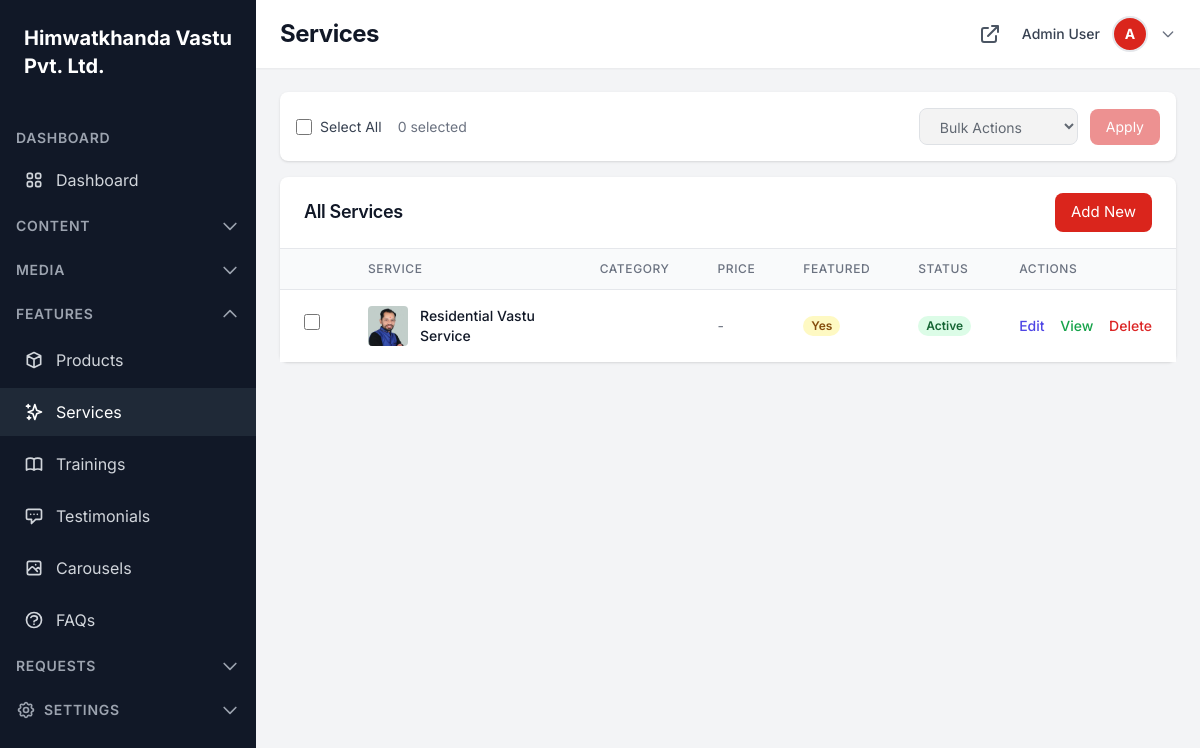
The app's page /dashboard/services/ (signed in), older data.
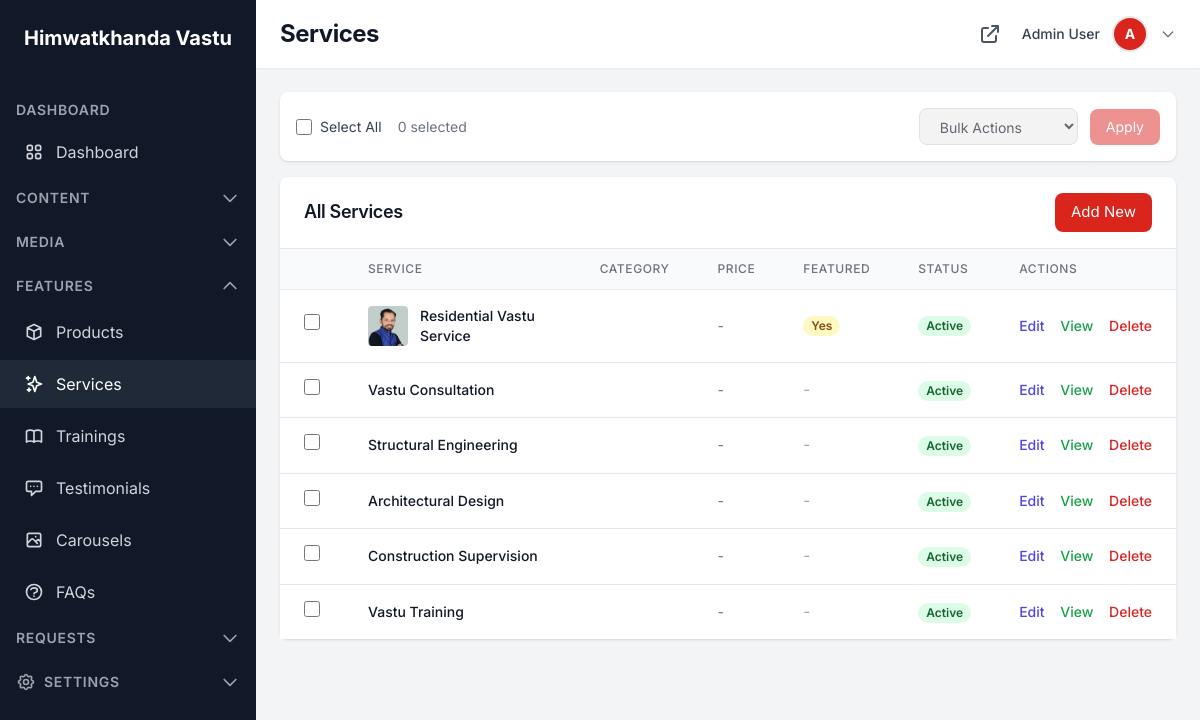
The same page, newer data.
### dashboard/models.py (models this page shows, shortened)
class CompanyInfo(models.Model):
    company_name = models.CharField(max_length=255, default='Himwatkhanda Vastu Pvt. Ltd.')
    description = models.TextField(blank=True)
    logo = models.ImageField(upload_to='company/', null=True, blank=True)
    favicon = models.ImageField(upload_to='company/', null=True, blank=True)
    email = models.EmailField(blank=True)
    phone = models.CharField(max_length=50, blank=True)
    address = models.TextField(blank=True)
    city = models.CharField(max_length=100, blank=True)
    state = models.CharField(max_length=100, blank=True)
    postal_code = models.CharField(max_length=20, blank=True)
    country = models.CharField(max_length=100, default='Nepal')
    latitude = models.DecimalField(max_digits=10, decimal_places=8, null=True, blank=True)
    longitude = models.DecimalField(max_digits=11, decimal_places=8, null=True, blank=True)
    facebook = models.URLField(blank=True)
    twitter = models.URLField(blank=True)
    instagram = models.URLField(blank=True)
    linkedin = models.URLField(blank=True)
    youtube = models.URLField(blank=True)
    whatsapp = models.CharField(max_length=50, blank=True)
    anthem = models.FileField(upload_to='company/anthem/', null=True, blank=True, help_text="Company anthem MP3 file")
    updated_at = models.DateTimeField(auto_now=True)
    class Meta:
        verbose_name = 'Company Info'
        verbose_name_plural = 'Company Info'
    @classmethod
    def get_instance(cls):
        instance, created = cls.objects.get_or_create(pk=1)
        return instance

class TimestampModel(models.Model):
    created_at = models.DateTimeField(auto_now_add=True)
    updated_at = models.DateTimeField(auto_now=True)
    class Meta:
        abstract = True

class Service(TimestampModel):
    STATUS_CHOICES = [
        ('active', 'Active'),
        ('inactive', 'Inactive'),
    ]
    name = models.CharField(max_length=255)
    slug = models.SlugField(unique=True)
    description = models.TextField()
    excerpt = models.TextField(blank=True, help_text="Brief summary for listing pages")
    image = models.ImageField(upload_to='services/', null=True, blank=True)
    icon = models.CharField(max_length=100, blank=True, help_text="Font Awesome icon class (e.g., 'fas fa-home')")
    category = models.ForeignKey(Category, on_delete=models.SET_NULL, null=True, blank=True, related_name='services')
    price = models.DecimalField(max_digits=10, decimal_places=2, null=True, blank=True, help_text="Starting price or leave empty")
    featured = models.BooleanField(default=False)
    sort_order = models.IntegerField(default=0)
    status = models.CharField(max_length=20, choices=STATUS_CHOICES, default='active')
    created_by = models.ForeignKey(User, on_delete=models.SET_NULL, null=True, blank=True)
    class Meta:
        ordering = ['-featured', 'sort_order', 'name']
    def get_absolute_url(self):
        return reverse('pages:service_detail', kwargs={'slug': self.slug})

### dashboard/views.py (the view)
# urls.py: path('services/', views.ServiceListView.as_view(), name='service_list'),
class ServiceListView(BaseListView):
    model = Service
    template_name = 'dashboard/service_list.html'
    context_object_name = 'services'
    def get_queryset(self):
        return Service.objects.order_by('-featured', 'sort_order')

### accounts/models.py (called while the page is built)
    @property
    def name(self):
        return f"{self.first_name} {self.last_name}".strip() or self.username

    @property
    def is_admin(self):
        return self.role == 'admin' or self.is_superuser

### dashboard/models.py (called while the page is built)
    @classmethod
    def get_instance(cls):
        instance, created = cls.objects.get_or_create(pk=1, defaults={'name': 'CEO Name'})
        return instance

### dashboard/views.py (called while the page is built)
    def test_func(self):
        return self.request.user.is_admin

    def get_context_data(self, **kwargs):
        context = super().get_context_data(**kwargs)
        context['search_query'] = self.request.GET.get('search', '')
        return context

### pages/context_processors.py (called while the page is built)
def page_context(request):
    context = {}
    try:
        context['galleries'] = Gallery.objects.filter(
            status='active'
        ).prefetch_related('images').order_by('sort_order')
    except:
        context['galleries'] = []
    try:
        products = Product.objects.filter(status='active').order_by('-featured', 'sort_order')
        category = request.GET.get('category')
        if category:
            products = products.filter(category=category)
        context['products'] = products
    except:
        context['products'] = []
    return context

### templates/dashboard/service_list.html (shortened to what the changed rows need)
{% extends 'dashboard/base.html' %}
{% block page_title %}Services{% endblock %}
{% block dashboard_content %}
<div class="bg-white rounded-lg shadow">
    <div class="overflow-x-auto">
        <table class="min-w-full divide-y divide-gray-200">
            <thead class="bg-gray-50">
                <tr>
                    <th class="px-6 py-3 text-left text-xs font-medium text-gray-500 uppercase tracking-wider w-12">
                    </th>
                    <th class="px-6 py-3 text-left text-xs font-medium text-gray-500 uppercase tracking-wider">Service</th>
                    <th class="px-6 py-3 text-left text-xs font-medium text-gray-500 uppercase tracking-wider">Category</th>
                    <th class="px-6 py-3 text-left text-xs font-medium text-gray-500 uppercase tracking-wider">Price</th>
                    <th class="px-6 py-3 text-left text-xs font-medium text-gray-500 uppercase tracking-wider">Featured</th>
                    <th class="px-6 py-3 text-left text-xs font-medium text-gray-500 uppercase tracking-wider">Status</th>
                    <th class="px-6 py-3 text-left text-xs font-medium text-gray-500 uppercase tracking-wider">Actions</th>
                </tr>
            </thead>
            <tbody class="bg-white divide-y divide-gray-200">
                {% for service in services %}
                <tr class="hover:bg-gray-50">
                    <td class="px-6 py-4">
                        <input type="checkbox" class="item-checkbox h-4 w-4 text-primary focus:ring-primary border-gray-300 rounded" value="{{ service.pk }}">
                    </td>
                    <td class="px-6 py-4">
                        <div class="flex items-center">
                            {% if service.image %}
                            <img class="h-10 w-10 rounded object-cover mr-3" src="{{ service.image.url }}" alt="">
                            {% elif service.icon %}
                            <div class="h-10 w-10 rounded bg-gray-100 flex items-center justify-center mr-3">
                                <i class="{{ service.icon }} text-gray-600"></i>
                            </div>
                            {% endif %}
                            <div>
                                <div class="text-sm font-medium text-gray-900">{{ service.name }}</div>
                            </div>
                        </div>
                    </td>
                    <td class="px-6 py-4 whitespace-nowrap text-sm text-gray-500">{{ service.get_category_display }}</td>
                    <td class="px-6 py-4 whitespace-nowrap text-sm text-gray-500">{{ service.price|default:"-" }}</td>
                    <td class="px-6 py-4 whitespace-nowrap">
                        {% if service.featured %}
                        <span class="px-2 inline-flex text-xs leading-5 font-semibold rounded-full bg-yellow-100 text-yellow-800">Yes</span>
                        {% else %}
                        <span class="text-gray-400">-</span>
                        {% endif %}
                    </td>
                    <td class="px-6 py-4 whitespace-nowrap">
                        <span class="px-2 inline-flex text-xs leading-5 font-semibold rounded-full
                            {% if service.status == 'active' %}bg-green-100 text-green-800
                            {% else %}bg-gray-100 text-gray-800{% endif %}">
                            {{ service.get_status_display }}
                        </span>
                    </td>
                    <td class="px-6 py-4 whitespace-nowrap text-sm font-medium">
                        <a href="{% url 'dashboard:service_edit' service.pk %}" class="text-indigo-600 hover:text-indigo-900 mr-3">Edit</a>
                        <a href="{{ service.get_absolute_url }}" target="_blank" class="text-green-600 hover:text-green-900 mr-3">View</a>
                        <a href="{% url 'dashboard:service_delete' service.pk %}" class="text-red-600 hover:text-red-900" onclick="return confirm('Are you sure?')">Delete</a>
                    </td>
                </tr>
                {% empty %}
                <tr>
                    <td colspan="7" class="px-6 py-4 text-center text-gray-500">No services found.</td>
                </tr>
                {% endfor %}
            </tbody>
        </table>
    </div>
</div>
{% endblock %}

### templates/dashboard/base.html (shortened to what the changed rows need)
<!DOCTYPE html>
<html lang="en">
<head>
    {% load static %}
    <script src="https://cdn.tailwindcss.com"></script>
    <link rel="stylesheet" href="{% static 'css/style.css' %}">
</head>
<body class="font-sans text-gray-800 bg-gray-100">
    <div class="flex h-screen overflow-hidden">
        <aside class="w-64 bg-gray-900 text-white flex-shrink-0 overflow-y-auto">
            <div class="p-6">
                <a href="{% url 'dashboard:index' %}" class="text-xl font-bold">
                    {% if company_info %}{{ company_info.company_name }}{% else %}Admin{% endif %}
                </a>
            </div>
        </aside>
        <div class="flex-1 flex flex-col overflow-hidden">
            <header class="bg-white shadow-sm z-10">
                <div class="px-6 py-4 flex items-center justify-between">
                    <h1 class="text-2xl font-bold text-gray-900">{% block page_title %}Dashboard{% endblock %}</h1>
                </div>
            </header>
            <main class="flex-1 overflow-x-hidden overflow-y-auto bg-gray-100 p-6">
                {% block dashboard_content %}{% endblock %}
            </main>
        </div>
    </div>
</body>
</html>

Row changes from the older to the newer data that the page shows:
changed CompanyInfo: company_name "Himwatkhanda Vastu Pvt. Ltd." → "Himwatkhanda Vastu"
added Service: name "Vastu Consultation", price "-", status "Active"
added Service: name "Structural Engineering", price "-", status "Active"
added Service: name "Architectural Design", price "-", status "Active"
added Service: name "Construction Supervision", price "-", status "Active"
added Service: name "Vastu Training", price "-", status "Active"
